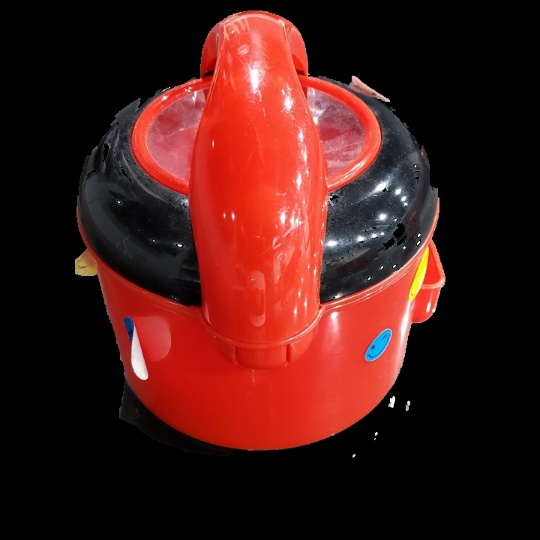
#> input picture images/RGB/class_A_0.jpg, 540 x 540 px
$ python classification.py
#> lines starting #> are read from the running program, lines starting #| are printed output that depends on the picture; after the words box and inside, x2 and y2 are one past the last pixel; in counts of white or black regions, pixels touching at a corner belong together
from locale import normalize
import numpy as np
import cv2
import glob
from matplotlib import pyplot as plt

camera = cv2.VideoCapture(0)
images = [[cv2.imread(file), file] for file in glob.glob('images/RGB/*.jpg')]
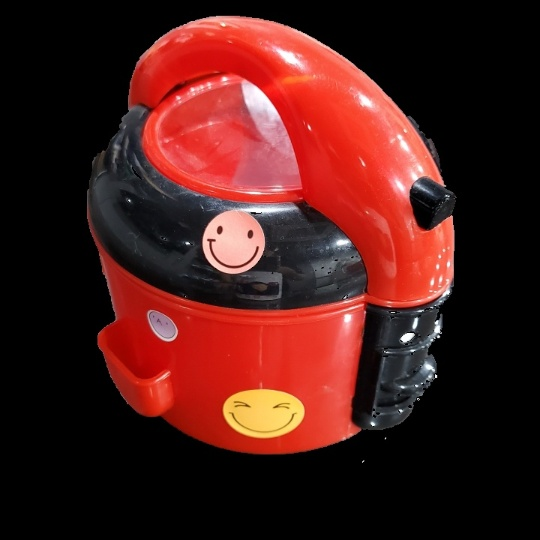
#> input picture images/RGB/class_A_135.jpg, 540 x 540 px
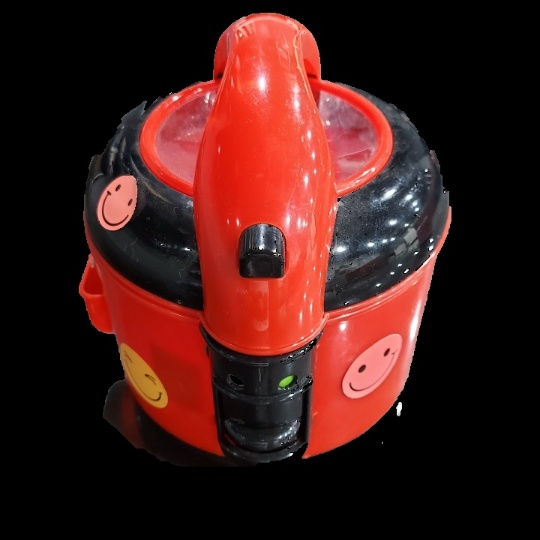
#> input picture images/RGB/class_A_180.jpg, 540 x 540 px
#> images = 3 items
def getHist(histb):
    if (len(histb)==2):
        histb, filename = histb
#> histb is the input picture: shape (540, 540, 3); mean B, G, R 21.6, 24.7, 69.7
#> filename = 'images/RGB/class_A_0.jpg'
    else:
        filename = None
    histb = cv2.cvtColor(histb, cv2.COLOR_BGR2HSV)
#> histb: shape (540, 540, 3); mean H, S, V 18.8, 72.6, 70.6
    histb = cv2.calcHist([histb],[0,1],None,[90,256],[1,180, 1,256])
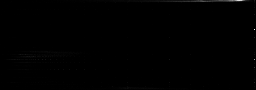
#> histb: shape (90, 256) float32; min 0, max 1895, mean 5.2; drawn with min black and max white
    cv2.normalize(histb, histb, alpha=0, beta=1, norm_type=cv2.NORM_MINMAX)
    return histb, filename
hists = list(map(getHist, images))
#> in getHist, histb is the input picture: shape (540, 540, 3); mean B, G, R 24.5, 27.7, 74.1
#> in getHist (call 2), `histb = cv2.cvtColor(histb, cv2.COLOR_BGR2HSV)`: histb: shape (540, 540, 3); mean H, S, V 21.6, 74, 74.9
#> in getHist, histb is the input picture: shape (540, 540, 3); mean B, G, R 23.2, 26.1, 65.4
#> in getHist (call 3), `histb = cv2.cvtColor(histb, cv2.COLOR_BGR2HSV)`: histb: shape (540, 540, 3); mean H, S, V 21.9, 67.8, 66.3
#> hists = 3 items
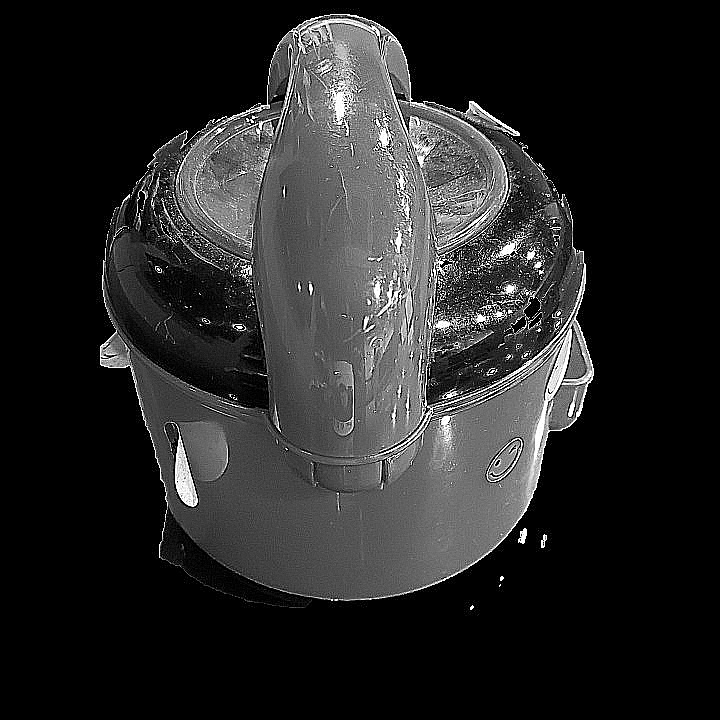
#> input picture Custom_DataSet/Sharpening/class_A_Sharpen_0.jpg, 720 x 720 px, given in place of the camera
#> further down, frame is the input picture: shape (720, 720, 3); min 0, max 255, mean 38.3

def getClass(frame):
    h,w,_ = frame.shape
#> h = 720; w = 720
    fr = frame[h//4:360,w//4:480]
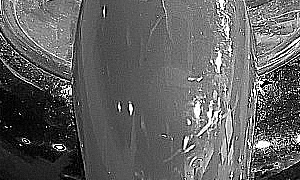
#> fr: shape (180, 300, 3); min 0, max 255, mean 97.2
    h,w,_ = fr.shape
#> h = 180; w = 300
    cv2.rectangle(fr, (0,0), (w-1, h-1), (0, 0, 255), thickness=2)
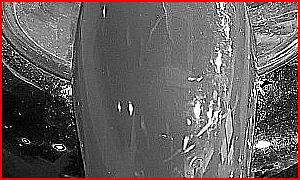
#> fr: shape (180, 300, 3); 3.53% of pixels changed, all inside (x1, y1, x2, y2) = (0, 0, 300, 180)
    fr_hist,_ = getHist(fr)
#> in getHist (call 4), `histb = cv2.cvtColor(histb, cv2.COLOR_BGR2HSV)`: histb: shape (180, 300, 3); mean H, S, V 0, 9, 103.1
#> in getHist (call 4), `histb = cv2.calcHist([histb],[0,1],None,[90,256],[1,180, 1,256])`: histb: shape (90, 256) float32; every value is 0
    scores = []
    for hist in hists:
        hist, filename = hist
        res_compare = cv2.compareHist(fr_hist,hist,cv2.HISTCMP_BHATTACHARYYA)
        scores.append([res_compare, filename])
#> this loop made 3 passes
#> filename on passes 1 to 3: 'images/RGB/class_A_0.jpg', 'images/RGB/class_A_135.jpg', 'images/RGB/class_A_180.jpg'
#> after the loop, scores = [[1, 'images/RGB/class_A_0.jpg'], [1, 'images/RGB/class_A_135.jpg'], [1, 'images/RGB/class_A_180.jpg']]
    scores = sorted(scores, key=lambda x:x[0])
    filename = scores[0][1]
#> filename = 'images/RGB/class_A_0.jpg'
    return filename, fr

while camera.isOpened():
    ret, frame = camera.read()
    # h, w, _ = frame.shape
    filename, fr = getClass(frame)
#> filename = 'images/RGB/class_A_0.jpg'
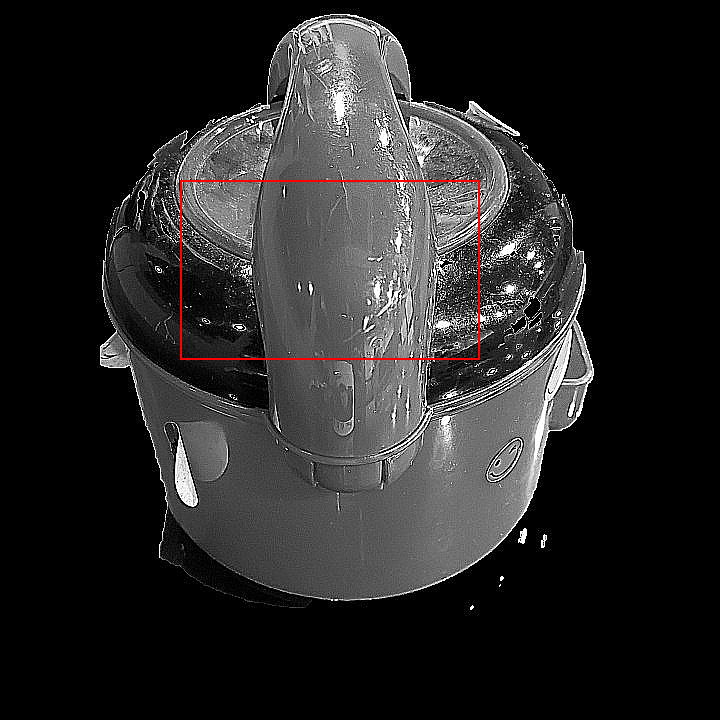
#> frame: shape (720, 720, 3); 0.37% of pixels changed, all inside (x1, y1, x2, y2) = (180, 180, 480, 360)
    cv2.imshow('original', frame) #show the frame
    k = cv2.waitKey(1) & 0xFF
#> (key q is pressed here)
    if k == ord('q'):
        break

## When everything done, release the capture.
camera.release()
cv2.destroyAllWindows()
